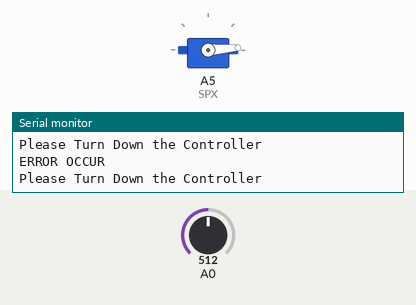
A sketch run on a simulated Arduino Uno, built with avr-gcc and run on an emulated ATmega328P. Parts: servo, the last lines printed to the serial monitor. Inputs (shaded band) come from the test bench; at power-on: A0 = 512.

Above: at 1.2 s.
1.3 s: A0 set to 38
2.8 s: A0 set to 31
At 3.7 s:
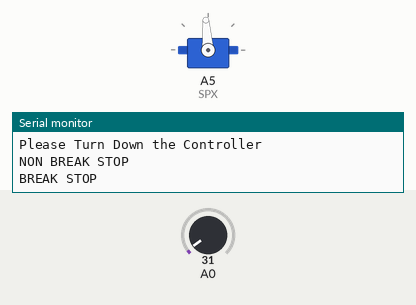
4.3 s: A0 set to 54
At 5.5 s:
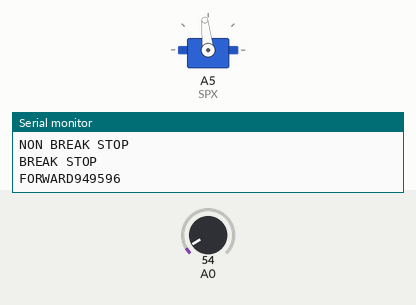
5.8 s: A0 set to 151
At 6.6 s:
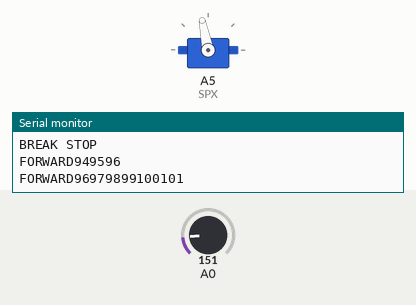
Timing chart, 0 to 8.3 s (numbered marks = the images above; inputs shaded):
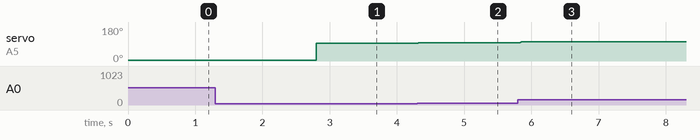

Measured:
- the behaviour switches between 36 and 35 on A0 (found by bisection; images 0 and 1)
- after the input at 2.8 s, servo on A5 (SPX): 4° → 94° at once
- after the input at 4.3 s, servo on A5 (SPX): 94° → 96° at once
- after the input at 5.8 s, servo on A5 (SPX): 96° → 101° at once

The sketch:

Vicotr_SPXwithTime_void.ino
```cpp
//motor list
    //make SPX move from vslue "vSPX"
    //~5 or 180~598    NON BREAK STOP
    //6~44             MAX REVERSE
    //45~90            REVERVE
    //91~94            BREAK　STOP
    //95~141           FORWARD
    //142~179          MAX FORWARD
//declare
  #include<Servo.h>
  Servo SPX;
  int vSPX=93;
  int lvSPX=93 ; //Last value of vSPX
  long getTime=0;
  bool suddenActiveSituation =0;
//

//void to activate the motor

  void motor (int b){

      if ((b-lvSPX)<=6){
        vSPX=b;
      }
      else {
        suddenActiveSituation=1;
        Serial.println("ERROR OCCUR");
        Serial.println("Please Turn Down the Controller");
        SPX.write(4);
      }


      if (lvSPX!=vSPX){
        //Tell the condition
         if(suddenActiveSituation==0){
                if (vSPX<=5/*||(vSPX>=180&&vSPX<=598)*/)
                Serial.print("NON BREAK STOP");
           else if (vSPX>=6&&vSPX<=44)
               Serial.print("MAX REVEERSE");
           else if (vSPX>=45&&vSPX<=90)
               Serial.print("REVEERSE");
           else if (vSPX>=91&&vSPX<=94)
               Serial.print("BREAK STOP");
           else if (vSPX>=95&&vSPX<=141)
               Serial.print("FORWARD");
           else if (vSPX>=142&&vSPX<=179)
               Serial.print("MAX FORWARD");
         }


        //Activate the motor
         if ((vSPX<=5)||(vSPX>=91&&vSPX<=94)){
           suddenActiveSituation=0;
           Serial.println("NON BREAK STOP");
           SPX.write(3);
           delay(3);
           SPX.write(94);
           lvSPX=vSPX=94;
           Serial.println("BREAK STOP");
         }

        //ACCELERATION NEGATIVE
         else if (vSPX<lvSPX){
            if(suddenActiveSituation==0){
               for(int degree=lvSPX ; (vSPX<=degree&&(vSPX<=91||vSPX>=94)) ; degree--){
                 Serial.print(degree);
                 SPX.write(degree);
                 delay(10);
               }
            }
           Serial.println();
         }
         //ACCELERATION POSITIVE
         else if (vSPX>lvSPX){
           if(suddenActiveSituation==0){
              for(int degree=lvSPX ; (vSPX>=degree&&(vSPX<=91||vSPX>=94)) ; degree++){
               Serial.print(degree);
               SPX.write(degree);
               delay(10);
             }
           }

           Serial.println();
         }
         lvSPX=vSPX;
      }
  }


  void setup() {
    Serial.begin(9600);
    SPX.attach(A5);
    SPX.write(93);
    Serial.println("BREAK STOP");
  }

  void loop() {

  // get value from computer
      while(Serial.available()){
         int valueFromComputer=Serial.parseInt();
         //TAKE "O" AWAY
         if (valueFromComputer!=0){
          motor(valueFromComputer);
         }
      }
  // get value from controller
      while(1){
        int valueFromController=analogRead(A0);
        //Serial.println(valueFromController);
        int valueFromVoid = map(valueFromController,0,1023,93,150);
        //Serial.println(valueFromVoid);
        motor(valueFromVoid);
      }
  }
```
